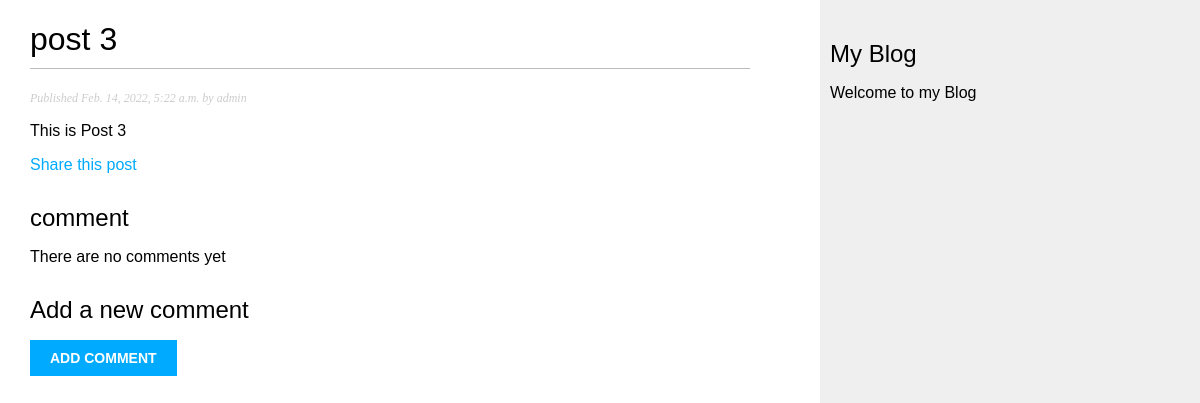
/post_share2022/2/14/post-3/, run on the app's committed database.
### blogapp/models.py (models this page shows, shortened)
class Post(models.Model):
    STATUS_CHOICES = (('DRAFTS' , 'drafts') , ('published' , 'Published'))
    title= models.CharField(max_length=250)
    slug= models.SlugField(max_length=250 , unique_for_date='publish')
    author = models.ForeignKey(User , on_delete=models.CASCADE , related_name='blog_posts')
    body  = models.TextField()
    publish = models.DateTimeField(default=timezone.now)
    created=models.DateTimeField(auto_now_add=True)
    updated = models.DateTimeField(auto_now = True)
    status = models.CharField(max_length=10 , choices=STATUS_CHOICES , default='draft')
    objects=models.Manager()
    published=PublishedManager()
    class Meta:
        ordering=('-publish',)

### blogapp/views.py (the view, shortened to what this page needs)
def post_detail(request,year,month,day,post):
    post=get_object_or_404(Post,slug=post,status='published', publish__year=year, publish__month=month, publish__day=day)
    comments=post.comments.filter(active=True)
    new_comment=None
    return render(request ,'detail.html' , {'post':post})

### templates/detail.html (shortened to what this page needs)
{% extends 'base.html' %}
{%block content %}
<h1> {{ post.title}}</h1>
<p class="date">
    Published {{post.publish}} by {{post.author}}
</p>
{{post.body|linebreaks}}
<p>
    <a href= " {%url "blogapp:post_share" post.id %} " > Share this post </a>
</p>
{%with comments.count as total_comments %}
<h2>
    {{total_comments}} comment {{total_comments|pluralize}}
</h2>
{%endwith %}
{%for comment in comments %}
<div class='comment'>
    <p class="info">
        Comment {{ forloop.counter}} by {{comment.name}} {{comment.created}}
    </p>
    {{comment.body|linebreaks}}
</div>
{%empty%}
<p> There are no comments yet </p>
{%endfor%}
{%if new_comment%}
    <h2> Your Comment has been added </h2>
{%else %}
    <h2> Add a new comment </h2>
<form action"." method="post">
    <p><input type="submit" value="Add comment"</p>
</form>
{%endif%}
{%endblock %}

### blogapp/static/css/blog.css (style rules this page uses)
body { margin:0; padding:0; font-family:helvetica, sans-serif; }
a { color:#00abff; text-decoration:none; }
h1 { font-weight:normal; border-bottom:1px solid #bbb; padding:0 0 10px 0; }
h2 { font-weight:normal; margin:30px 0 0; }
p.date { color:#ccc; font-family: georgia, serif; font-size: 12px; font-style: italic; }
input, textarea { clear:both; float:left; margin:0 0 10px; background:#ededed; border:0; padding:6px 10px; font-size:12px; }
input[type=submit] { font-weight:bold; background:#00abff; color:#fff; padding:10px 20px; font-size:14px; text-transform:uppercase; }

### data on the page
Post: title "post 3", publish "Feb. 14, 2022, 5:22 a.m.", author "admin", body "This is Post 3"
